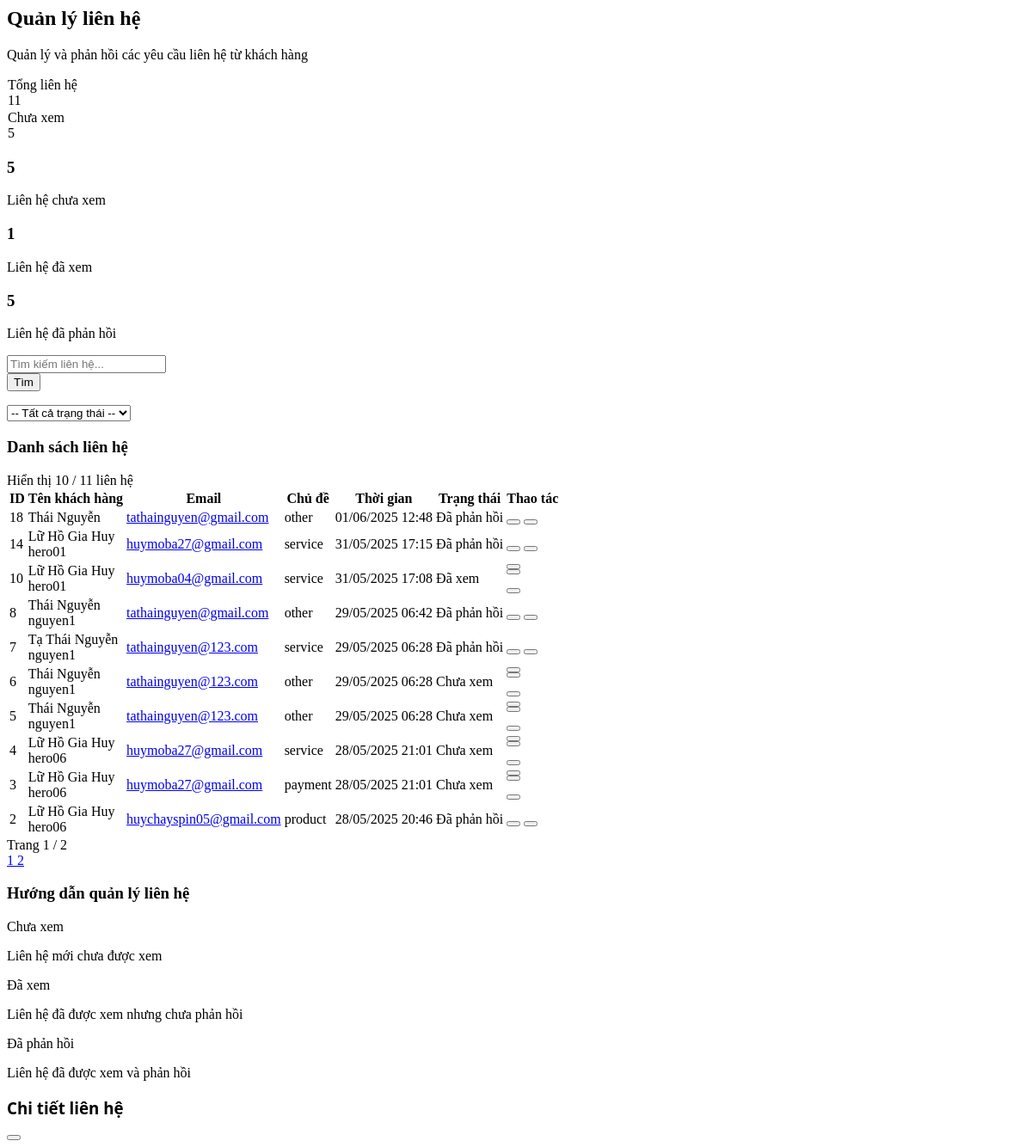
The app's page /HNLAPTOP/admin_contact.php (signed in) with its own data.
### tables this page shows
CREATE TABLE `contacts` (
  `id` int(11) NOT NULL,
  `username` varchar(100) DEFAULT NULL,
  `name` varchar(255) NOT NULL,
  `email` varchar(255) NOT NULL,
  `subject` varchar(100) NOT NULL,
  `message` text NOT NULL,
  `created_at` timestamp NOT NULL DEFAULT current_timestamp(),
  `status` enum('Chưa xem','Đã xem','Đã phản hồi') DEFAULT 'Chưa xem',
  `id_kh` int(11) DEFAULT NULL
);

### HNLAPTOP/admin_contact.php (the view, shortened to what this page needs)
<?php
require_once 'mod/config.php';
$current_page = isset($_GET['p']) ? (int)$_GET['p'] : 1;
$per_page = 10;
$searchTerm = isset($_GET['search']) ? trim($_GET['search']) : '';
try {
    $countSql = "SELECT COUNT(*) AS total FROM contacts WHERE 1=1";
    $countStmt = $pdo->prepare($countSql);
    $countStmt->execute();
    $totalContacts = $countStmt->fetch(PDO::FETCH_ASSOC)['total'];
    $statusStats = [
        'Chưa xem' => 0,
        'Đã xem' => 0,
        'Đã phản hồi' => 0
    ];
    $statsStmt = $pdo->query("SELECT status, COUNT(*) as count FROM contacts GROUP BY status");
    while ($row = $statsStmt->fetch(PDO::FETCH_ASSOC)) {
        if (isset($statusStats[$row['status']])) {
            $statusStats[$row['status']] = $row['count'];
        }
    }
    $total_pages = ceil($totalContacts / $per_page);
    $offset = ($current_page - 1) * $per_page;
    $sql = "SELECT * FROM contacts WHERE 1=1";
    $sql .= " ORDER BY created_at DESC LIMIT :limit OFFSET :offset";
    $stmt = $pdo->prepare($sql);
    $stmt->bindValue(':limit', $per_page, PDO::PARAM_INT);
    $stmt->bindValue(':offset', $offset, PDO::PARAM_INT);
    $stmt->execute();
    $contacts = $stmt->fetchAll(PDO::FETCH_ASSOC);
} catch (PDOException $e) {
    die("Lỗi truy vấn cơ sở dữ liệu: " . $e->getMessage());
}
?>
<link href="https://cdn.jsdelivr.net/npm/summernote@0.8.20/dist/summernote-lite.min.css" rel="stylesheet">
<link rel="stylesheet" href="style.css?<?php echo time(); ?>">
<div class="animate__animated animate__fadeIn">
    <div class="bg-gradient-to-r from-indigo-500 to-purple-600 rounded-xl shadow-md p-5 mb-6 text-white overflow-hidden relative">
        <div class="flex flex-col md:flex-row justify-between items-start md:items-center">
            <div class="z-10">
                <h2 class="text-2xl font-bold font-heading mb-1">Quản lý liên hệ</h2>
                <p class="text-indigo-100">Quản lý và phản hồi các yêu cầu liên hệ từ khách hàng</p>
            </div>
            <div class="mt-4 md:mt-0 z-10 flex space-x-3">
                <div class="glass-effect px-4 py-2 rounded-lg flex items-center">
                    <div>
                        <div class="text-xs text-indigo-200">Tổng liên hệ</div>
                        <div class="font-bold"><?= $totalContacts ?></div>
                    </div>
                </div>
                <div class="glass-effect px-4 py-2 rounded-lg flex items-center">
                    <div>
                        <div class="text-xs text-indigo-200">Chưa xem</div>
                        <div class="font-bold"><?= $statusStats['Chưa xem'] ?></div>
                    </div>
                </div>
            </div>
        </div>
    </div>
    <div class="grid grid-cols-1 md:grid-cols-3 gap-4 mb-6">
        <div class="bg-gradient-to-br from-white to-amber-50 rounded-xl shadow-sm border border-amber-100/60 p-4 hover:shadow transition-all duration-300">
            <div class="flex items-center">
                <div>
                    <h3 class="text-xl font-bold text-slate-800"><?= $statusStats['Chưa xem'] ?></h3>
                    <p class="text-xs text-slate-500 font-medium">Liên hệ chưa xem</p>
                </div>
            </div>
        </div>
        <div class="bg-gradient-to-br from-white to-blue-50 rounded-xl shadow-sm border border-blue-100/60 p-4 hover:shadow transition-all duration-300">
            <div class="flex items-center">
                <div>
                    <h3 class="text-xl font-bold text-slate-800"><?= $statusStats['Đã xem'] ?></h3>
                    <p class="text-xs text-slate-500 font-medium">Liên hệ đã xem</p>
                </div>
            </div>
        </div>
        <div class="bg-gradient-to-br from-white to-emerald-50 rounded-xl shadow-sm border border-emerald-100/60 p-4 hover:shadow transition-all duration-300">
            <div class="flex items-center">
                <div>
                    <h3 class="text-xl font-bold text-slate-800"><?= $statusStats['Đã phản hồi'] ?></h3>
                    <p class="text-xs text-slate-500 font-medium">Liên hệ đã phản hồi</p>
                </div>
            </div>
        </div>
    </div>
    <div class="bg-white shadow-sm rounded-xl border border-slate-200/60 p-4 mb-6">
        <div class="flex flex-col md:flex-row md:items-center md:justify-between gap-4">
            <div class="md:flex-1">
                <form action="" method="GET" class="flex">
                    <div class="relative flex-grow">
                        <input type="text" name="search" value="<?= htmlspecialchars($searchTerm) ?>" class="form-control w-full border-slate-300 rounded-lg focus:ring-indigo-500 focus:border-indigo-500 pl-10 pr-4 py-2 shadow-sm" placeholder="Tìm kiếm liên hệ...">
                    </div>
                    <button type="submit" class="ml-2 bg-indigo-600 text-white rounded-lg px-4 py-2 shadow-sm hover:bg-indigo-700 transition-colors">
                        <i class="fas fa-search mr-1"></i> Tìm
                    </button>
                </form>
            </div>
            <div class="md:w-1/4">
                <form action="" method="GET" id="statusFilterForm" class="flex">
                    <select name="status" class="form-select w-full border-slate-300 rounded-lg focus:ring-indigo-500 focus:border-indigo-500 py-2.5 shadow-sm" onchange="this.form.submit()">
                        <option value="">-- Tất cả trạng thái --</option>
                    </select>
                </form>
            </div>
        </div>
    </div>
    <div class="bg-white shadow-sm rounded-xl border border-slate-200/60 overflow-hidden mb-6">
        <div class="p-4 border-b border-slate-200 bg-slate-50 flex flex-col sm:flex-row sm:justify-between sm:items-center">
            <h3 class="font-bold text-slate-800 flex items-center">
                <i class="fas fa-inbox text-indigo-600 mr-2"></i> Danh sách liên hệ
            </h3>
            <div class="text-sm text-slate-500 mt-2 sm:mt-0">
                Hiển thị <?= min($per_page, count($contacts)) ?> / <?= $totalContacts ?> liên hệ
            </div>
        </div>
        <div class="overflow-x-auto">
            <table class="w-full">
                <thead class="bg-slate-100 text-slate-700 text-sm font-medium">
                    <tr>
                        <th class="py-3 px-4 text-left">ID</th>
                        <th class="py-3 px-4 text-left">Tên khách hàng</th>
                        <th class="py-3 px-4 text-left">Email</th>
                        <th class="py-3 px-4 text-left">Chủ đề</th>
                        <th class="py-3 px-4 text-left">Thời gian</th>
                        <th class="py-3 px-4 text-center">Trạng thái</th>
                        <th class="py-3 px-4 text-center">Thao tác</th>
                    </tr>
                </thead>
                <tbody class="divide-y divide-slate-200">
                    <?php if (empty($contacts)): ?>
                        <tr>
                            <td colspan="7" class="py-8 text-center text-slate-500">
                                <div class="flex flex-col items-center justify-center">
                                    <div class="w-16 h-16 bg-slate-100 rounded-full flex items-center justify-center mb-3">
                                        <i class="fas fa-envelope-open text-slate-400 text-2xl"></i>
                                    </div>
                                    <p class="font-medium">Không tìm thấy liên hệ nào</p>
                                    <p class="text-sm mt-1">Chưa có yêu cầu liên hệ nào được gửi đến</p>
                                </div>
                            </td>
                        </tr>
                    <?php else: ?>
                        <?php foreach ($contacts as $index => $contact): ?>
                            <tr class="hover:bg-slate-50 transition-colors animate__animated animate__fadeIn animate__faster contact-row"
                                data-id="<?= $contact['id'] ?>"
                                data-status="<?= $contact['status'] ?>"
                                style="animation-delay: <?= $index * 0.05 ?>s">
                                <td class="py-3 px-4 font-medium"><?= $contact['id'] ?></td>
                                <td class="py-3 px-4 font-medium text-slate-700">
                                    <?= htmlspecialchars($contact['name']) ?>
                                    <?php if (!empty($contact['username'])): ?>
                                        <div class="text-xs text-slate-500">
                                            <i class="fas fa-user mr-1"></i> <?= htmlspecialchars($contact['username']) ?>
                                        </div>
                                    <?php endif; ?>
                                </td>
                                <td class="py-3 px-4">
                                    <a href="mailto:<?= htmlspecialchars($contact['email']) ?>" class="text-indigo-600 hover:text-indigo-800 hover:underline transition-colors">
                                        <?= htmlspecialchars($contact['email']) ?>
                                    </a>
                                </td>
                                <td class="py-3 px-4 max-w-[200px] truncate" title="<?= htmlspecialchars($contact['subject']) ?>">
                                    <?= htmlspecialchars($contact['subject']) ?>
                                </td>
                                <td class="py-3 px-4 text-sm text-slate-500">
                                    <div class="flex items-center">
                                        <?= date('d/m/Y H:i', strtotime($contact['created_at'])) ?>
                                    </div>
                                </td>
                                <td class="py-3 px-4 text-center">
                                    <?php
                                    $statusClass = [
                                        'Chưa xem' => 'bg-amber-100 text-amber-800',
                                        'Đã xem' => 'bg-blue-100 text-blue-800',
                                        'Đã phản hồi' => 'bg-emerald-100 text-emerald-800'
                                    ];
                                    $class = $statusClass[$contact['status']] ?? 'bg-gray-100 text-gray-800';
                                    ?>
                                    <span class="inline-flex items-center px-2.5 py-0.5 rounded-full text-xs font-medium <?= $class ?>">
                                        <?= htmlspecialchars($contact['status']) ?>
                                    </span>
                                </td>
                                <td class="py-3 px-4">
                                    <div class="flex items-center justify-center space-x-1.5">
                                        <button onclick="viewContactDetail(<?= $contact['id'] ?>)" class="bg-indigo-50 text-indigo-700 p-2 rounded-lg hover:bg-indigo-100 transition-colors flex items-center justify-center" title="Xem chi tiết">
                                        </button>
                                        <?php if ($contact['status'] === 'Chưa xem'): ?>
                                            <form action="update_contact_status.php" method="post" class="inline">
                                                <button type="submit" class="bg-blue-50 text-blue-700 p-2 rounded-lg hover:bg-blue-100 transition-colors flex items-center justify-center" title="Đánh dấu đã xem">
                                                </button>
                                            </form>
                                        <?php endif; ?>
                                        <?php if ($contact['status'] === 'Đã xem'): ?>
                                            <form action="update_contact_status.php" method="post" class="inline">
                                                <button type="submit" class="bg-emerald-50 text-emerald-700 p-2 rounded-lg hover:bg-emerald-100 transition-colors flex items-center justify-center" title="Đánh dấu đã phản hồi">
                                                </button>
                                            </form>
                                        <?php endif; ?>
                                        <button onclick="confirmDelete(<?= $contact['id'] ?>)"
                                            class="bg-rose-50 text-rose-700 p-2 rounded-lg hover:bg-rose-100 transition-colors flex items-center justify-center"
                                            title="Xóa liên hệ">
                                        </button>
                                    </div>
                                </td>
                            </tr>
                        <?php endforeach; ?>
                    <?php endif; ?>
                </tbody>
            </table>
        </div>
        <?php if ($total_pages > 1): ?>
            <div class="p-4 border-t border-slate-200">
                <div class="flex flex-col sm:flex-row justify-between items-center">
                    <div class="text-sm text-slate-500 mb-3 sm:mb-0">
                        Trang <?= $current_page ?> / <?= $total_pages ?>
                    </div>
                    <div class="flex flex-wrap gap-1">
                        <?php
                        $baseUrl = '?page=admin_contact.php';
                        ?>
                        <?php
                        $start_page = max(1, $current_page - 2);
                        $end_page = min($total_pages, $current_page + 2);
                        for ($i = $start_page; $i <= $end_page; $i++):
                        ?>
                            <a href="<?= $baseUrl ?>&p=<?= $i ?>" class="inline-flex items-center justify-center h-8 w-8 border <?= $i == $current_page ? 'border-indigo-600 bg-indigo-600 text-white' : 'border-slate-300 text-slate-700 hover:bg-slate-50' ?> rounded-md text-sm font-medium">
                                <?= $i ?>
                            </a>
                        <?php endfor; ?>
                    </div>
                </div>
            </div>
        <?php endif; ?>
    </div>
    <div class="bg-white shadow-sm rounded-xl border border-slate-200/60 p-4 mb-6">
        <h3 class="font-bold text-slate-800 mb-3 flex items-center">
            <i class="fas fa-info-circle text-indigo-600 mr-2"></i> Hướng dẫn quản lý liên hệ
        </h3>
        <div class="grid grid-cols-1 md:grid-cols-3 gap-4">
            <div class="flex items-center p-3 rounded-lg bg-amber-50 border border-amber-200">
                <div>
                    <p class="font-medium text-sm text-slate-700">Chưa xem</p>
                    <p class="text-xs text-slate-500">Liên hệ mới chưa được xem</p>
                </div>
            </div>
            <div class="flex items-center p-3 rounded-lg bg-blue-50 border border-blue-200">
                <div>
                    <p class="font-medium text-sm text-slate-700">Đã xem</p>
                    <p class="text-xs text-slate-500">Liên hệ đã được xem nhưng chưa phản hồi</p>
                </div>
            </div>
            <div class="flex items-center p-3 rounded-lg bg-emerald-50 border border-emerald-200">
                <div>
                    <p class="font-medium text-sm text-slate-700">Đã phản hồi</p>
                    <p class="text-xs text-slate-500">Liên hệ đã được xem và phản hồi</p>
                </div>
            </div>
        </div>
    </div>
    <div id="contactDetailModal" class="fixed inset-0 bg-black bg-opacity-50 hidden z-50 overflow-y-auto">
        <div class="flex items-center justify-center min-h-screen p-4">
            <div class="bg-white rounded-xl shadow-2xl max-w-3xl w-full max-h-[90vh] overflow-hidden" style="font-family: 'Segoe UI', Tahoma, Geneva, Verdana, sans-serif;">
                <div class="bg-gradient-to-r from-indigo-500 to-purple-600 px-6 py-4 text-white flex justify-between items-center">
                    <h3 class="text-xl font-bold flex items-center">
                        Chi tiết liên hệ
                    </h3>
                    <button onclick="closeContactDetailModal()" class="text-white hover:text-gray-200 transition-colors">
                    </button>
                </div>
            </div>
        </div>
    </div>
</div>

### records on screen
contacts: id "18", name "Thái Nguyễn", email "tathainguyen@gmail.com", subject "other", created_at "01/06/2025 12:48", status "Đã phản hồi"
contacts: id "14", name "Lữ Hồ Gia Huy", username "hero01", email "huymoba27@gmail.com", subject "service", created_at "31/05/2025 17:15", status "Đã phản hồi"
contacts: id "10", name "Lữ Hồ Gia Huy", username "hero01", email "huymoba04@gmail.com", subject "service", created_at "31/05/2025 17:08", status "Đã xem"
contacts: id "8", name "Thái Nguyễn", username "nguyen1", email "tathainguyen@gmail.com", subject "other", created_at "29/05/2025 06:42", status "Đã phản hồi"
contacts: id "7", name "Tạ Thái Nguyễn", username "nguyen1", email "tathainguyen@123.com", subject "service", created_at "29/05/2025 06:28", status "Đã phản hồi"
contacts: id "6", name "Thái Nguyễn", username "nguyen1", email "tathainguyen@123.com", subject "other", created_at "29/05/2025 06:28", status "Chưa xem"
contacts: id "5", name "Thái Nguyễn", username "nguyen1", email "tathainguyen@123.com", subject "other", created_at "29/05/2025 06:28", status "Chưa xem"
contacts: id "4", name "Lữ Hồ Gia Huy", username "hero06", email "huymoba27@gmail.com", subject "service", created_at "28/05/2025 21:01", status "Chưa xem"
contacts: id "3", name "Lữ Hồ Gia Huy", username "hero06", email "huymoba27@gmail.com", subject "payment", created_at "28/05/2025 21:01", status "Chưa xem"
contacts: id "2", name "Lữ Hồ Gia Huy", username "hero06", email "huychayspin05@gmail.com", subject "product", created_at "28/05/2025 20:46", status "Đã phản hồi"

### other values on screen
$totalContacts "11"
$statusStats['Chưa xem'] "5"
$statusStats['Đã xem'] "1"
$statusStats['Đã phản hồi'] "5"
min($per_page, count($contacts)) "10"
$current_page "1"
$total_pages "2"
